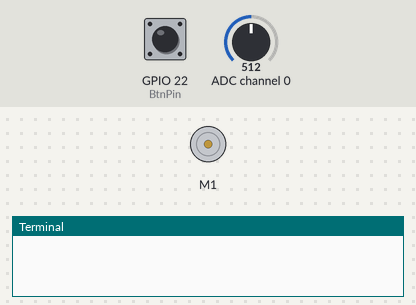
Bench run of a program on a simulated Raspberry Pi (BCM pin numbers). Parts: DC motor (green arrow = forward, orange = backward, longer = faster), the last lines printed to the terminal. Inputs (shaded band) come from the test bench; at power-on: GPIO 22 (BtnPin) HIGH, ADC channel 0 = 512 (analog values on the 0–1023 scale).

Above: at 1.2 s.
1.3 s: GPIO 22 (BtnPin) pulled LOW for 0.25 s
At 2.4 s:
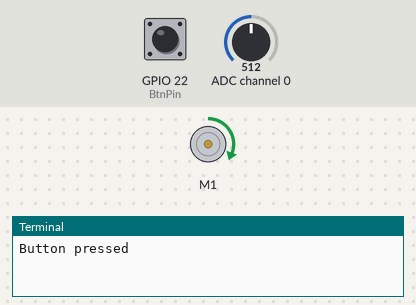
3.0 s: ADC channel 0 set to 474
At 3.7 s:
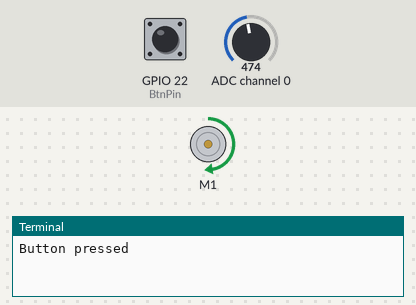
4.5 s: ADC channel 0 set to 445
At 4.9 s:
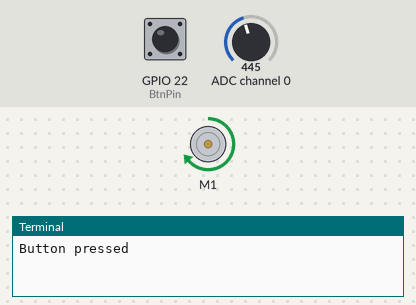
6.1 s: GPIO 22 (BtnPin) pulled LOW for 1 s
At 7.4 s:
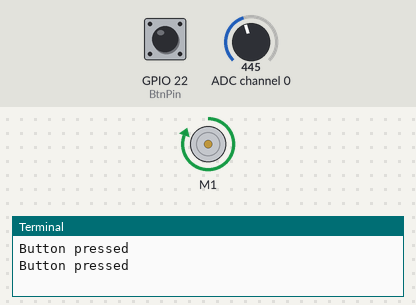
8.6 s: GPIO 22 (BtnPin) pulled LOW for 3.2 s
At 9.2 s:
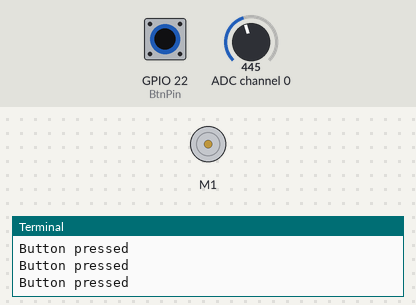
Timing chart, 0 to 11.6 s (numbered marks = the images above; inputs shaded):
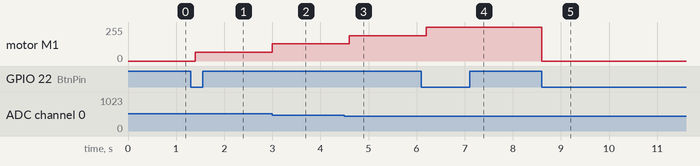

The program:

4.1.10-2_Smart_fan_zero.py
```python
#!/usr/bin/env python3

from gpiozero import Motor, Button
from time import sleep
import spidev
import math

# Initialize SPI for MCP3008
spi = spidev.SpiDev()
spi.open(0, 0)  # Bus 0, CE0 (GPIO8 / physical pin 24)
spi.max_speed_hz = 1000000  # 1 MHz

# Initialize GPIO pins for the button and motor control
BtnPin = Button(22)  # GPIO22 (physical pin 15)
motor = Motor(forward=5, backward=6, enable=13)  # GPIO5, GPIO6, GPIO13

# Initialize variables to track the motor speed level and temperatures
level = 0
currentTemp = 0
markTemp = 0

def read_adc(channel):
    """
    Reads analog value from MCP3008 channel (0–7).
    """
    if channel < 0 or channel > 7:
        return -1
    adc = spi.xfer2([1, (8 + channel) << 4, 0])
    value = ((adc[1] & 0x03) << 8) | adc[2]
    return value

def temperature():
    """
    Reads and calculates the current temperature from the sensor.
    Returns:
        float: The current temperature in Celsius.
    """
    analogVal = read_adc(0)  # Assuming thermistor connected to CH0
    Vr = 3.3 * analogVal / 1023.0  # For 3.3V system
    Rt = 10000.0 * Vr / (3.3 - Vr)
    temp = 1 / (((math.log(Rt / 10000.0)) / 3950.0) + (1 / (273.15 + 25.0)))
    Cel = temp - 273.15
    return Cel

def motor_run(level):
    """
    Adjusts the motor speed based on the specified level.
    Args:
        level (int): Desired motor speed level.
    Returns:
        int: Adjusted motor speed level.
    """
    if level == 0:
        motor.stop()
        return 0
    if level >= 4:
        level = 4
    motor.forward(speed=float(level / 4))
    return level

def changeLevel():
    """
    Changes the motor speed level when the button is pressed and updates the reference temperature.
    """
    global level, currentTemp, markTemp
    print("Button pressed")
    level = (level + 1) % 5
    markTemp = currentTemp

# Bind the button press event to changeLevel function
BtnPin.when_pressed = changeLevel

def main():
    """
    Main function to continuously monitor and respond to temperature changes.
    """
    global level, currentTemp, markTemp
    markTemp = temperature()
    while True:
        currentTemp = temperature()
        if level != 0:
            if currentTemp - markTemp <= -2:
                level -= 1
                markTemp = currentTemp
            elif currentTemp - markTemp >= 2:
                if level < 4:
                    level += 1
                markTemp = currentTemp
        level = motor_run(level)
        sleep(0.2)

# Run the main function and handle KeyboardInterrupt
try:
    main()
except KeyboardInterrupt:
    motor.stop()
    spi.close()
```

Measured:
- the behaviour switches between 490 and 489 on ADC channel 0 (found by bisection; images 1 and 2)
- the behaviour switches between 453 and 452 on ADC channel 0 (found by bisection; images 2 and 3)
- after the input at 1.3 s, motor M1: stopped → forward 64/255 after 0.10 s
- after the input at 3.0 s, motor M1: forward 64/255 → forward 128/255 at once
- after the input at 4.5 s, motor M1: forward 128/255 → forward 191/255 after 0.10 s
- after the input at 6.1 s, motor M1: forward 191/255 → forward 255/255 after 0.10 s
- after the input at 8.6 s, motor M1: forward 255/255 → stopped at once
